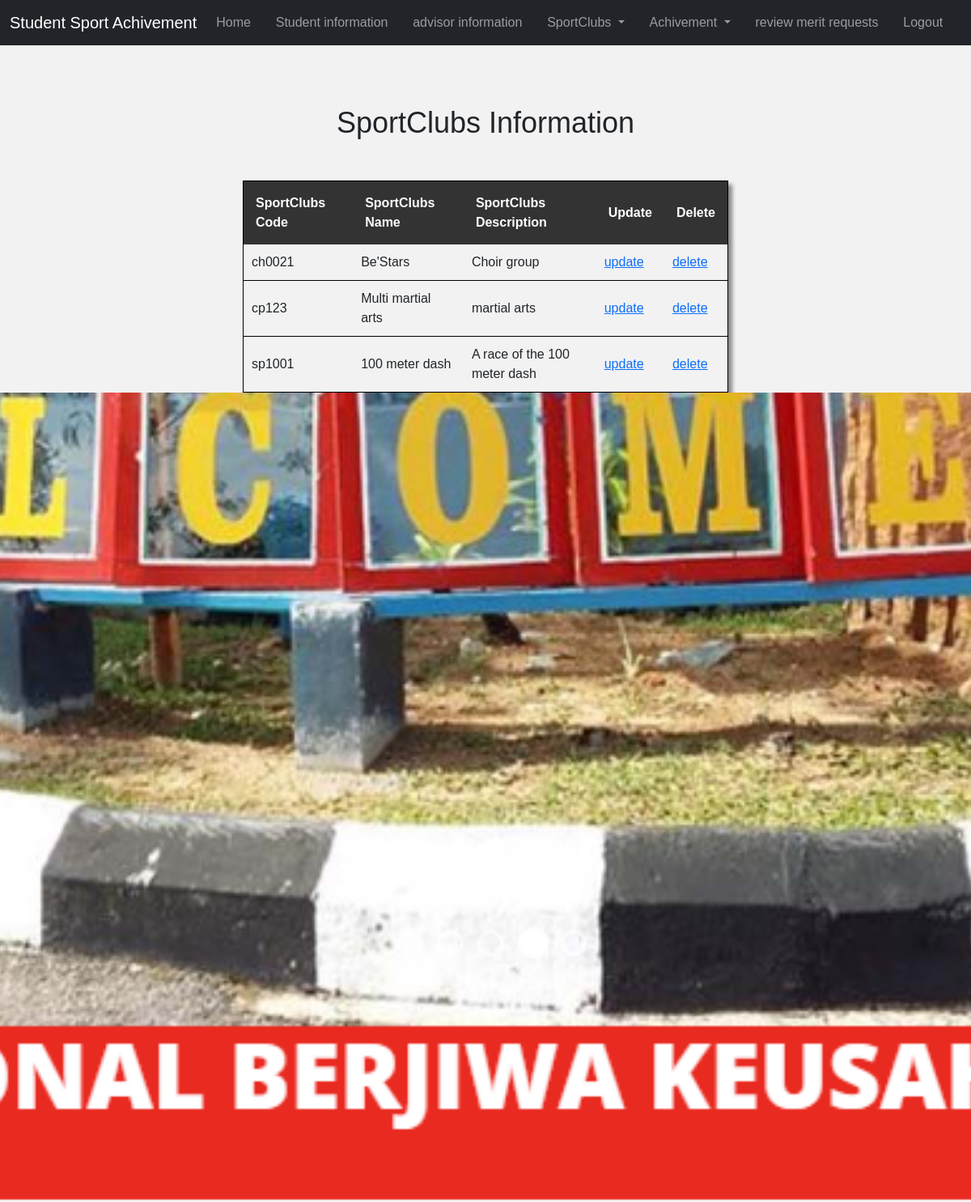
/Student/adminSportClubsView, run on the app's committed database.
### Tracking/models.py (models this page shows, shortened)
class SportsClubs(models.Model):
    sportClubsCode = models.CharField(max_length=12, primary_key = True)
    sportClubsName = models.CharField(max_length = 128)
    sportClubsDescription = models.TextField(max_length = 128)

### Tracking/views.py (the view)
# urls.py: path('adminSportClubsView', views.adminSportClubsView, name='adminSportClubsView'),
def adminSportClubsView(request):
    SC = SportsClubs.objects.all()
    dict = {
        'SC':SC,
    }
    return render(request,"Tracking/adminSportClubsView.html",dict)

### Tracking/templates/Tracking/adminSportClubsView.html (shortened to what this page needs)
{% include 'Tracking/Notbase3.html' %}
<!DOCTYPE html>
<html>
<head>
  {% load static %}
  <link rel="stylesheet" href="{% static "Tracking/media/parallax.css" %}">
</head>
<body>
    <h3>SportClubs Information</h3>
    <table>
        <tr>
          <th>SportClubs Code</th>
          <th>SportClubs Name</th>
          <th>SportClubs Description</th>
          <th>Update</th>
          <th>Delete</th>
        </tr>
        {% for SC in SC %}
        <tr>
          <td>{{ SC.sportClubsCode }}</td>
          <td>{{ SC.sportClubsName }}</td>
          <td>{{ SC.sportClubsDescription }}</td>
            <td>
            <ui><a href="adminSportCodeUpdate/{{ SC.sportClubsCode }}">update</a></ui>
            </td>
            <td>
            <a href="deleteSportClubs/{{ SC.sportClubsCode }}">delete</a>
            </td>
        </tr>
        {% endfor %}
      </table>
  <div class="parallax"></div>
  <div class="parallax"></div>
</body>
</html>

### Tracking/templates/Tracking/Notbase3.html (shortened to what this page needs)
<!doctype html>
<html lang="en">
  <head>
    <link href="https://cdn.jsdelivr.net/npm/bootstrap@5.1.3/dist/css/bootstrap.min.css" rel="stylesheet">
  </head>
  <body>
    {% include 'Tracking/Notnavbar3.html' %}
    <br/>
  </body>
</html>

### Tracking/templates/Tracking/Notnavbar3.html (shortened to what this page needs)
<nav class="navbar navbar-expand-lg navbar-dark bg-dark">
  <div class="container-fluid">
    <a class="navbar-brand" href="{% url 'index'%}">Student Sport Achivement</a>
    <div class="collapse navbar-collapse" id="navbarSupportedContent">
      <ul class="navbar-nav me-auto mb-2 mb-lg-0">
        <li class="nav-item">
          <a class="nav-link" href="{% url 'index3'%}">Home</a>
        </li>
      </ul>
      <ul class="navbar-nav me-auto mb-2 mb-lg-0">
        <li class="nav-item">
          <a class="nav-link" href="{% url 'adminStudent'%}">Student information</a>
        </li>
      </ul>
      <ul class="navbar-nav me-auto mb-2 mb-lg-0">
        <li class="nav-item">
          <a class="nav-link" href="{% url 'adminAdvisor'%}">advisor information</a>
        </li>
      </ul>
      <ul class="navbar-nav me-auto mb-2 mb-lg-0">
          <li class="nav-item dropdown">
            <a class="nav-link dropdown-toggle"  id="navbarScrollingDropdown" role="button" data-bs-toggle="dropdown" aria-expanded="false">
              SportClubs
            </a>
          </li>
      </ul>
      <ul class="navbar-nav me-auto mb-2 mb-lg-0">
          <li class="nav-item dropdown">
            <a class="nav-link dropdown-toggle"  id="navbarScrollingDropdown" role="button" data-bs-toggle="dropdown" aria-expanded="false">
              Achivement
            </a>
          </li>
      </ul>
      <ul class="navbar-nav me-auto mb-2 mb-lg-0">
        <li class="nav-item">
          <a class="nav-link" href="{% url 'review_merit_requests'%}">review merit requests</a>
        </li>
      </ul>
      <ul class="navbar-nav me-auto mb-2 mb-lg-0">
        <li class="nav-item">
          <a class="nav-link" href="{% url 'logout'%}">Logout</a>
        </li>
      </ul>
    </div>
  </div>
</nav>

### Tracking/static/Tracking/media/parallax.css (style rules this page uses)
.parallax { background-image: url("img_parallax.jpg"); min-height: 500px; background-attachment: fixed; background-position: center; background-repeat: no-repeat; background-size: cover; }
@media only screen and (max-device-width: 1366px) { .parallax { background-attachment: scroll; } }

### Tracking/templates/Tracking/Notbase3.html (style rules this page uses)
body { background: #f4f4f4 }

### Tracking/templates/Tracking/adminSportClubsView.html (style rules this page uses)
body { font-family: Arial, sans-serif; background-color: #f2f2f2; }
h3 { text-align: center; font-size: 36px; margin-top: 50px; }
table { margin: 0 auto; border-collapse: collapse; border: 1px solid black; width: 50%; margin-top: 50px; box-shadow: 5px 5px 5px #888; }
th { background-color: #333; color: white; text-align: left; padding: 15px; }
td { padding: 10px; text-align: left; border-bottom: 1px solid black; }
tr:nth-child(even) { background-color: #f2f2f2; }
.parallax { height: 500px; background-attachment: fixed; background-position: center; background-repeat: no-repeat; background-size: cover; }

### data on the page
SportsClubs: sportClubsCode "ch0021", sportClubsName "Be'Stars", sportClubsDescription "Choir group"
SportsClubs: sportClubsCode "cp123", sportClubsName "Multi martial arts", sportClubsDescription "martial arts"
SportsClubs: sportClubsCode "sp1001", sportClubsName "100 meter dash", sportClubsDescription "A race of the 100 meter dash"
